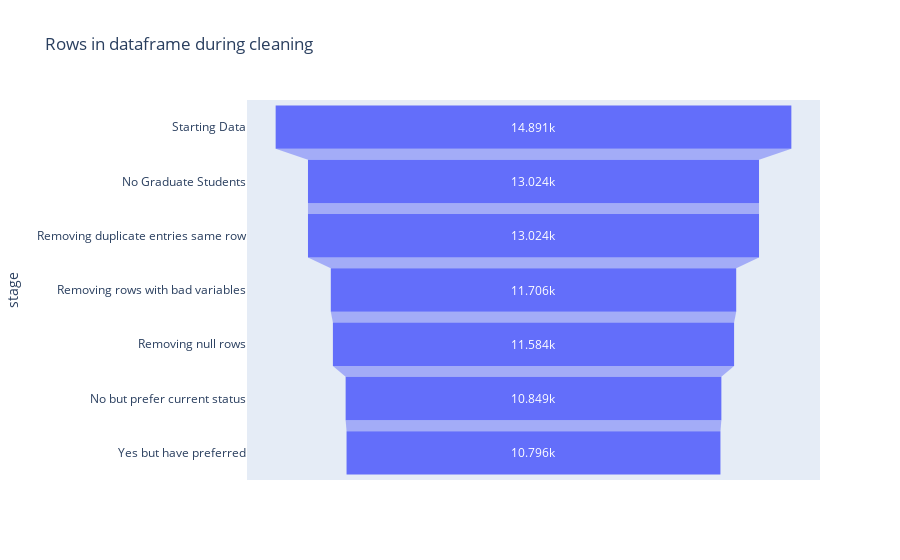

Notebook code cell kept with this figure:
### Code cell
#Visualize the cleaning by row

data = dict(
    number=[stageOne, stageTwo, stageThree, stageFour,stageFive,stageSix,stageSeven],
    stage=["Starting Data", "No Graduate Students", "Removing duplicate entries same row", "Removing rows with bad variables","Removing null rows","No but prefer current status","Yes but have preferred"])
fig = px.funnel(data, x='number', y='stage', title='Rows in dataframe during cleaning')
fig.show()

### Figure 1 — Plotly figure (JSON) as saved in the notebook; plotly's stock layout.template omitted (floating-point values rounded to 4 significant figures)
{"data": [{"hovertemplate": "number=%{x}<br>stage=%{y}<extra></extra>", "legendgroup": "", "marker": {"color": "#636efa"}, "name": "", "orientation": "h", "showlegend": false, "type": "funnel", "x": [14891, 13024, 13024, 11706, 11584, 10849, 10796], "xaxis": "x", "y": ["Starting Data", "No Graduate Students", "Removing duplicate entries same row", "Removing rows with bad variables", "Removing null rows", "No but prefer current status", "Yes but have preferred"], "yaxis": "y"}], "layout": {"legend": {"tracegroupgap": 0}, "title": {"text": "Rows in dataframe during cleaning"}, "xaxis": {"anchor": "y", "domain": [0, 1], "title": {"text": "number"}}, "yaxis": {"anchor": "x", "domain": [0, 1], "title": {"text": "stage"}}}}
